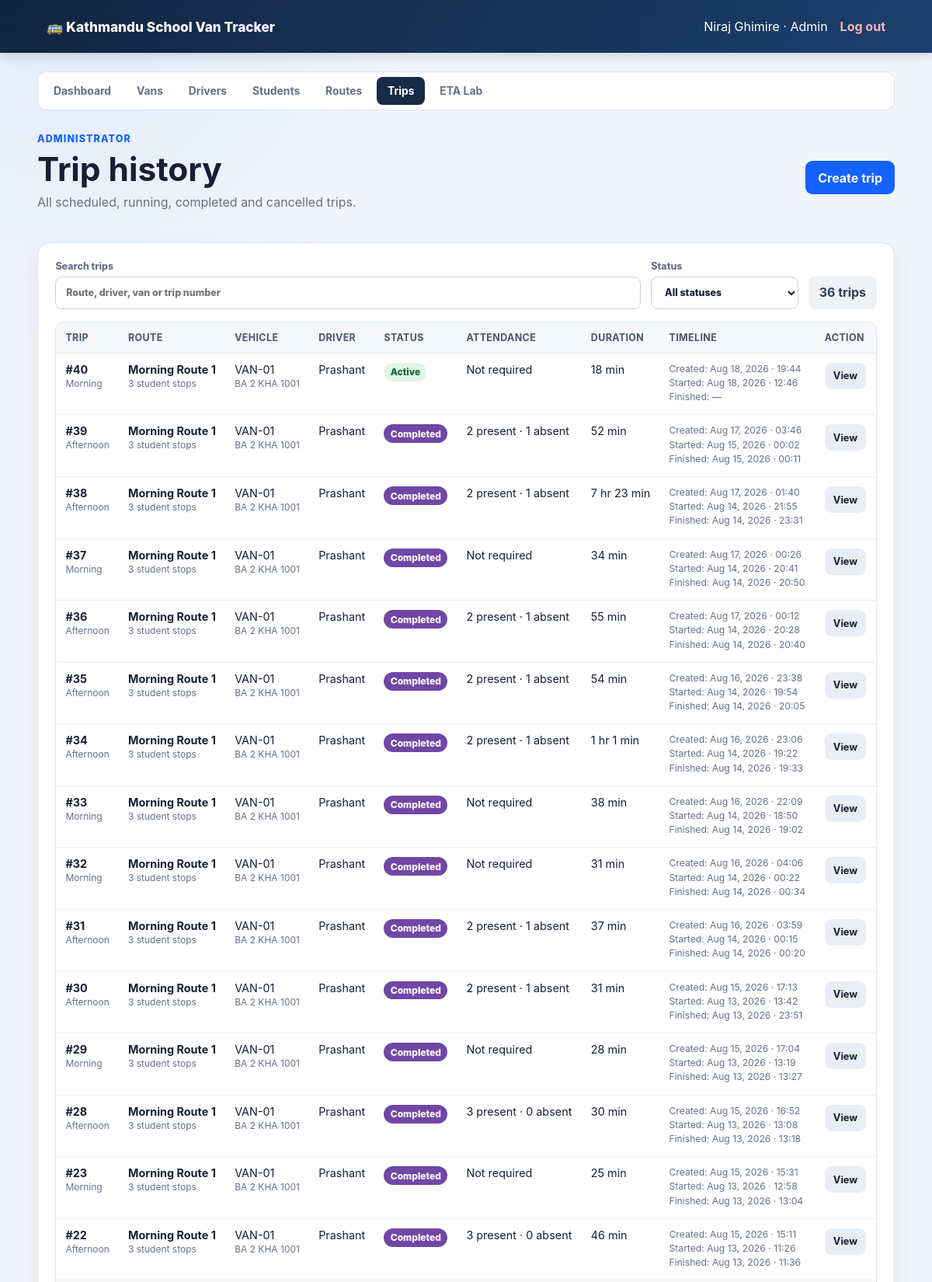
Screenshot of /admin/trip-history.php (signed in, upper part) with the database file from the repository.
### tables this page shows
CREATE TABLE `trips` (
  `id` bigint(20) unsigned NOT NULL AUTO_INCREMENT,
  `route_id` bigint(20) unsigned NOT NULL,
  `van_id` bigint(20) unsigned NOT NULL,
  `driver_id` bigint(20) unsigned NOT NULL,
  `trip_type` enum('morning','afternoon') NOT NULL,
  `status` enum('scheduled','active','paused','emergency','completed','cancelled') NOT NULL DEFAULT 'scheduled',
  `started_at` datetime DEFAULT NULL,
  `completed_at` datetime DEFAULT NULL,
  `simulated_elapsed_sec` int(10) unsigned NOT NULL DEFAULT 0,
  `current_lat` decimal(10,8) DEFAULT NULL,
  `current_lng` decimal(11,8) DEFAULT NULL,
  `physical_speed_kmh` decimal(6,2) NOT NULL DEFAULT 0.00,
  `playback_multiplier` decimal(5,2) NOT NULL DEFAULT 1.00,
  `total_distance_m` decimal(12,2) NOT NULL DEFAULT 0.00,
  `distance_travelled_m` decimal(12,2) NOT NULL DEFAULT 0.00,
  `reached_stop_count` smallint(5) unsigned NOT NULL DEFAULT 0,
  `heading_deg` decimal(6,2) NOT NULL DEFAULT 0.00,
  `scenario_traffic_level` enum('low','medium','high') NOT NULL DEFAULT 'medium',
  `scenario_weather` enum('clear','rain','heavy_rain','fog') NOT NULL DEFAULT 'clear',
  `scenario_school_period` enum('regular','exam','half_day') NOT NULL DEFAULT 'regular',
  `scenario_hour_of_day` tinyint(3) unsigned NOT NULL DEFAULT 8,
  `scenario_day_of_week` tinyint(3) unsigned NOT NULL DEFAULT 0,
  `route_road_type` varchar(50) NOT NULL DEFAULT 'unclassified',
  `baseline_duration_sec` decimal(10,2) DEFAULT NULL,
  `predicted_eta_sec` decimal(10,2) DEFAULT NULL,
  `predicted_eta_lower_sec` decimal(10,2) DEFAULT NULL,
  `predicted_eta_upper_sec` decimal(10,2) DEFAULT NULL,
  `eta_model_version` varchar(80) DEFAULT NULL,
  `random_seed` int(10) unsigned DEFAULT NULL,
  `created_at` timestamp NOT NULL DEFAULT current_timestamp(),
  PRIMARY KEY (`id`),
  KEY `idx_trips_status` (`status`),
  KEY `idx_trips_van` (`van_id`),
  KEY `fk_trips_route` (`route_id`),
  KEY `fk_trips_driver` (`driver_id`),
  CONSTRAINT `fk_trips_driver` FOREIGN KEY (`driver_id`) REFERENCES `drivers` (`id`),
  CONSTRAINT `fk_trips_route` FOREIGN KEY (`route_id`) REFERENCES `routes` (`id`),
  CONSTRAINT `fk_trips_van` FOREIGN KEY (`van_id`) REFERENCES `vans` (`id`)
);

CREATE TABLE `routes` (
  `id` bigint(20) unsigned NOT NULL AUTO_INCREMENT,
  `name` varchar(120) NOT NULL,
  `start_name` varchar(160) NOT NULL,
  `start_lat` decimal(10,8) NOT NULL,
  `start_lng` decimal(11,8) NOT NULL,
  `school_name` varchar(160) NOT NULL,
  `school_lat` decimal(10,8) NOT NULL,
  `school_lng` decimal(11,8) NOT NULL,
  `algorithm` enum('astar','contraction_hierarchy') NOT NULL DEFAULT 'astar',
  `active` tinyint(1) NOT NULL DEFAULT 1,
  `created_at` timestamp NOT NULL DEFAULT current_timestamp(),
  PRIMARY KEY (`id`)
);

CREATE TABLE `vans` (
  `id` bigint(20) unsigned NOT NULL AUTO_INCREMENT,
  `van_number` varchar(50) NOT NULL,
  `plate_number` varchar(50) NOT NULL,
  `capacity` smallint(5) unsigned NOT NULL DEFAULT 15,
  `speed_limit_kmh` decimal(5,2) NOT NULL DEFAULT 40.00,
  `active` tinyint(1) NOT NULL DEFAULT 1,
  `created_at` timestamp NOT NULL DEFAULT current_timestamp(),
  PRIMARY KEY (`id`),
  UNIQUE KEY `van_number` (`van_number`),
  UNIQUE KEY `plate_number` (`plate_number`)
);

### web/config/database.php (called while the page is built, shortened)
<?php
function database(): PDO
{
    $host = getenv('VAN_TRACKER_DB_HOST') ?: '127.0.0.1';
    $port = getenv('VAN_TRACKER_DB_PORT') ?: '3306';
    $name = getenv('VAN_TRACKER_DB_NAME') ?: 'van_tracker_v2';
    $user = getenv('VAN_TRACKER_DB_USER') ?: 'root';
    $pass = getenv('VAN_TRACKER_DB_PASSWORD') ?: '';
    $dsn = "mysql:host={$host};port={$port};dbname={$name};charset=utf8mb4";
    $pdo = new PDO($dsn, $user, $pass, [
        PDO::ATTR_ERRMODE => PDO::ERRMODE_EXCEPTION,
        PDO::ATTR_DEFAULT_FETCH_MODE => PDO::FETCH_ASSOC,
        PDO::ATTR_EMULATE_PREPARES => false,
    ]);
    return $pdo;
}

### web/includes/auth.php (called while the page is built, shortened)
<?php
function escape(string $value): string
{
    return htmlspecialchars($value, ENT_QUOTES | ENT_SUBSTITUTE, 'UTF-8');
}

### web/admin/trip-history.php (the view, shortened to what this page needs)
<?php
require_once dirname(__DIR__) . '/config/database.php';
require_once dirname(__DIR__) . '/includes/auth.php';
require_once dirname(__DIR__) . '/includes/layout.php';
$trips = database()->query(
    'SELECT t.id, t.trip_type, t.status, t.created_at,
            t.started_at, t.completed_at, t.simulated_elapsed_sec,
            t.predicted_eta_sec, r.name AS route_name,
            v.van_number, v.plate_number, u.name AS driver_name,
            SUM(ts.student_id IS NOT NULL) AS student_count,
            SUM(ts.student_id IS NOT NULL AND ts.attendance_status = \'present\') AS present_count,
            SUM(ts.student_id IS NOT NULL AND ts.attendance_status = \'absent\') AS absent_count,
            SUM(ts.student_id IS NOT NULL AND ts.attendance_status = \'unmarked\') AS unmarked_count
     FROM trips t
     JOIN routes r ON r.id = t.route_id
     JOIN vans v ON v.id = t.van_id
     JOIN drivers d ON d.id = t.driver_id
     JOIN users u ON u.id = d.user_id
     LEFT JOIN trip_stops ts ON ts.trip_id = t.id
     GROUP BY t.id
     ORDER BY t.id DESC'
)->fetchAll();
function format_trip_duration(int $seconds): string
{
    $hours = intdiv($seconds, 3600);
    $minutes = intdiv($seconds % 3600, 60);
    return $hours > 0
        ? sprintf('%d hr %d min', $hours, $minutes)
        : sprintf('%d min', max(1, $minutes));
}
function format_trip_timestamp(?string $value): string
{
    return $value ? date('M d, Y · H:i', strtotime($value)) : '—';
}
?>
<div class="page-heading">
    <div>
        <span class="eyebrow">Administrator</span>
        <h1>Trip history</h1>
        <p>All scheduled, running, completed and cancelled trips.</p>
    </div>
    <a class="primary-button" href="<?= APP_BASE_URL ?>/admin/manage-trips.php">Create trip</a>
</div>
<section class="panel">
    <?php if (!$trips): ?>
        <p class="muted">No trip records are available.</p>
    <?php else: ?>
        <div class="history-toolbar">
            <label>
                <span>Search trips</span>
                <input id="trip-history-search" type="search"
                       placeholder="Route, driver, van or trip number">
            </label>
            <label>
                <span>Status</span>
                <select id="trip-history-status">
                    <option value="">All statuses</option>
                </select>
            </label>
            <strong id="trip-history-count"><?= count($trips) ?> trips</strong>
        </div>
        <div class="data-table-wrap history-table-wrap"><table class="data-table history-table">
            <thead><tr>
                <th>Trip</th><th>Route</th><th>Vehicle</th><th>Driver</th>
                <th>Status</th><th>Attendance</th><th>Duration</th>
                <th>Timeline</th><th>Action</th>
            </tr></thead>
            <tbody><?php foreach ($trips as $trip): ?>
                <tr data-trip-history-row
                    data-status="<?= escape($trip['status']) ?>"
                    data-search="<?= escape(strtolower(implode(' ', [
                        '#' . $trip['id'], $trip['trip_type'], $trip['route_name'],
                        $trip['driver_name'], $trip['van_number'], $trip['plate_number'],
                    ]))) ?>">
                    <td><strong>#<?= (int) $trip['id'] ?></strong><br><small><?= escape(ucfirst($trip['trip_type'])) ?></small></td>
                    <td><strong><?= escape($trip['route_name']) ?></strong><br><small><?= (int) $trip['student_count'] ?> student stops</small></td>
                    <td><?= escape($trip['van_number']) ?><br><small><?= escape($trip['plate_number']) ?></small></td>
                    <td><?= escape($trip['driver_name']) ?></td>
                    <td><span class="status-badge status-<?= escape($trip['status']) ?>"><?= escape(ucfirst($trip['status'])) ?></span></td>
                    <td>
                        <?php if ($trip['trip_type'] === 'morning'): ?>
                            Not required
                        <?php else: ?>
                            <?= (int) $trip['present_count'] ?> present ·
                            <?= (int) $trip['absent_count'] ?> absent
                        <?php endif; ?>
                    </td>
                    <td><?= escape(format_trip_duration((int) $trip['simulated_elapsed_sec'])) ?></td>
                    <td class="history-timeline">
                        <span>Created: <?= escape(format_trip_timestamp($trip['created_at'])) ?></span>
                        <span>Started: <?= escape(format_trip_timestamp($trip['started_at'])) ?></span>
                        <span>Finished: <?= escape(format_trip_timestamp($trip['completed_at'])) ?></span>
                    </td>
                    <td><a class="primary-button small-button secondary-button"
                           href="<?= APP_BASE_URL ?>/trip-control.php?trip_id=<?= (int) $trip['id'] ?>">View</a></td>
                </tr>
            <?php endforeach; ?></tbody>
        </table></div>
    <?php endif; ?>
</section>

### web/assets/css/app.css (style rules this page uses)
:root { --ink: #172033; --muted: #667085; --navy: #172a46; --blue: #1463ff; --orange: #f59e0b; --surface: #ffffff; --background: #f2f5fa; --border: #dce3ee; --danger: #c62828; --cyan: #0ea5a8; --success: #14804a; --soft-blue: #edf4ff; }
* { box-sizing: border-box; }
body { margin: 0; color: var(--ink); background: radial-gradient(circle at 8% 0%, rgb(20 99 255 / 7%), transparent 28rem), var(--background); font-family: Inter, ui-sans-serif, system-ui, -apple-system, BlinkMacSystemFont, "Segoe UI", sans-serif; }
a { color: inherit; }
.user-area, .user-area form, .button-row, .page-heading { display: flex; align-items: center; gap: 1rem; }
.page-heading { justify-content: space-between; margin-bottom: 1.6rem; }
h1, h2, p { margin-top: 0; }
h1 { margin-bottom: .45rem; font-size: clamp(1.8rem, 4vw, 2.65rem); }
.eyebrow { display: block; margin-bottom: .4rem; color: var(--blue); font-size: .78rem; font-weight: 800; letter-spacing: .09em; text-transform: uppercase; }
.page-heading p, .muted, .auth-card p, .metric-card small { color: var(--muted); }
.metric-card, .panel, .auth-card { padding: 1.4rem; border: 1px solid var(--border); border-radius: 16px; background: var(--surface); box-shadow: 0 12px 32px rgb(37 50 75 / 7%); }
.panel { margin-bottom: 1rem; }
.primary-button, button { display: inline-flex; min-height: 42px; padding: .7rem 1rem; align-items: center; justify-content: center; border: 0; border-radius: 9px; color: white; background: var(--blue); font: inherit; font-weight: 750; text-decoration: none; cursor: pointer; }
label { display: grid; gap: .45rem; font-size: .9rem; font-weight: 700; }
input, select { width: 100%; min-height: 44px; padding: .7rem .8rem; border: 1px solid #c9d2e1; border-radius: 9px; background: white; color: var(--ink); font: inherit; }
.data-table-wrap { overflow-x: auto; }
.data-table { width: 100%; border-collapse: collapse; font-size: .9rem; }
.data-table th, .data-table td { padding: .75rem; border-bottom: 1px solid #e8edf4; text-align: left; vertical-align: top; }
.data-table th { color: #48566c; background: #f6f8fb; font-size: .78rem; letter-spacing: .03em; text-transform: uppercase; }
.history-toolbar { display: grid; grid-template-columns: minmax(240px, 1fr) 190px auto; gap: .8rem; align-items: end; margin-bottom: 1rem; }
.history-toolbar label { display: grid; gap: .35rem; color: var(--muted); font-size: .78rem; font-weight: 800; }
.history-toolbar input, .history-toolbar select { min-height: 42px; }
.history-toolbar strong { padding: .72rem .85rem; border-radius: 9px; color: #314159; background: #eef2f7; text-align: center; white-space: nowrap; }
.history-table-wrap { border: 1px solid var(--border); border-radius: 11px; }
.history-table { min-width: 1040px; }
.history-table small { color: var(--muted); }
.history-timeline { min-width: 185px; }
.history-timeline span { display: block; margin-bottom: .2rem; color: var(--muted); font-size: .76rem; white-space: nowrap; }
.small-button { min-height: 34px; padding: .45rem .7rem; font-size: .8rem; }
.secondary-button { color: var(--ink); background: #e9edf4; }
.status-badge { display: inline-flex; padding: .28rem .52rem; border-radius: 999px; color: #116237; background: #e1f6e9; font-size: .75rem; font-weight: 800; }
.status-active { color: #116237; background: #dff6e8; }
.status-completed { color: white; background: #7047a5; }

### rows the page displays
trips: id "40", trip_type "Morning", route.name "Morning Route 1", student_count "3", van.van_number "VAN-01", van.plate_number "BA 2 KHA 1001", driver_name "Prashant", status "Active", shows "Not required", simulated_elapsed_sec "18 min", created_at "Aug 18, 2026 · 19:44", started_at "Aug 18, 2026 · 12:46", completed_at "—"
trips: id "39", trip_type "Afternoon", route.name "Morning Route 1", student_count "3", van.van_number "VAN-01", van.plate_number "BA 2 KHA 1001", driver_name "Prashant", status "Completed", present_count "2", absent_count "1", simulated_elapsed_sec "52 min", created_at "Aug 17, 2026 · 03:46", started_at "Aug 15, 2026 · 00:02", completed_at "Aug 15, 2026 · 00:11"
trips: id "38", trip_type "Afternoon", route.name "Morning Route 1", student_count "3", van.van_number "VAN-01", van.plate_number "BA 2 KHA 1001", driver_name "Prashant", status "Completed", present_count "2", absent_count "1", simulated_elapsed_sec "7 hr 23 min", created_at "Aug 17, 2026 · 01:40", started_at "Aug 14, 2026 · 21:55", completed_at "Aug 14, 2026 · 23:31"
trips: id "37", trip_type "Morning", route.name "Morning Route 1", student_count "3", van.van_number "VAN-01", van.plate_number "BA 2 KHA 1001", driver_name "Prashant", status "Completed", shows "Not required", simulated_elapsed_sec "34 min", created_at "Aug 17, 2026 · 00:26", started_at "Aug 14, 2026 · 20:41", completed_at "Aug 14, 2026 · 20:50"
trips: id "36", trip_type "Afternoon", route.name "Morning Route 1", student_count "3", van.van_number "VAN-01", van.plate_number "BA 2 KHA 1001", driver_name "Prashant", status "Completed", present_count "2", absent_count "1", simulated_elapsed_sec "55 min", created_at "Aug 17, 2026 · 00:12", started_at "Aug 14, 2026 · 20:28", completed_at "Aug 14, 2026 · 20:40"
trips: id "35", trip_type "Afternoon", route.name "Morning Route 1", student_count "3", van.van_number "VAN-01", van.plate_number "BA 2 KHA 1001", driver_name "Prashant", status "Completed", present_count "2", absent_count "1", simulated_elapsed_sec "54 min", created_at "Aug 16, 2026 · 23:38", started_at "Aug 14, 2026 · 19:54", completed_at "Aug 14, 2026 · 20:05"
trips: id "34", trip_type "Afternoon", route.name "Morning Route 1", student_count "3", van.van_number "VAN-01", van.plate_number "BA 2 KHA 1001", driver_name "Prashant", status "Completed", present_count "2", absent_count "1", simulated_elapsed_sec "1 hr 1 min", created_at "Aug 16, 2026 · 23:06", started_at "Aug 14, 2026 · 19:22", completed_at "Aug 14, 2026 · 19:33"
trips: id "33", trip_type "Morning", route.name "Morning Route 1", student_count "3", van.van_number "VAN-01", van.plate_number "BA 2 KHA 1001", driver_name "Prashant", status "Completed", shows "Not required", simulated_elapsed_sec "38 min", created_at "Aug 16, 2026 · 22:09", started_at "Aug 14, 2026 · 18:50", completed_at "Aug 14, 2026 · 19:02"
trips: id "32", trip_type "Morning", route.name "Morning Route 1", student_count "3", van.van_number "VAN-01", van.plate_number "BA 2 KHA 1001", driver_name "Prashant", status "Completed", shows "Not required", simulated_elapsed_sec "31 min", created_at "Aug 16, 2026 · 04:06", started_at "Aug 14, 2026 · 00:22", completed_at "Aug 14, 2026 · 00:34"
trips: id "31", trip_type "Afternoon", route.name "Morning Route 1", student_count "3", van.van_number "VAN-01", van.plate_number "BA 2 KHA 1001", driver_name "Prashant", status "Completed", present_count "2", absent_count "1", simulated_elapsed_sec "37 min", created_at "Aug 16, 2026 · 03:59", started_at "Aug 14, 2026 · 00:15", completed_at "Aug 14, 2026 · 00:20"
trips: id "30", trip_type "Afternoon", route.name "Morning Route 1", student_count "3", van.van_number "VAN-01", van.plate_number "BA 2 KHA 1001", driver_name "Prashant", status "Completed", present_count "2", absent_count "1", simulated_elapsed_sec "31 min", created_at "Aug 15, 2026 · 17:13", started_at "Aug 13, 2026 · 13:42", completed_at "Aug 13, 2026 · 23:51"
trips: id "29", trip_type "Morning", route.name "Morning Route 1", student_count "3", van.van_number "VAN-01", van.plate_number "BA 2 KHA 1001", driver_name "Prashant", status "Completed", shows "Not required", simulated_elapsed_sec "28 min", created_at "Aug 15, 2026 · 17:04", started_at "Aug 13, 2026 · 13:19", completed_at "Aug 13, 2026 · 13:27"
trips: id "28", trip_type "Afternoon", route.name "Morning Route 1", student_count "3", van.van_number "VAN-01", van.plate_number "BA 2 KHA 1001", driver_name "Prashant", status "Completed", present_count "3", absent_count "0", simulated_elapsed_sec "30 min", created_at "Aug 15, 2026 · 16:52", started_at "Aug 13, 2026 · 13:08", completed_at "Aug 13, 2026 · 13:18"
trips: id "23", trip_type "Morning", route.name "Morning Route 1", student_count "3", van.van_number "VAN-01", van.plate_number "BA 2 KHA 1001", driver_name "Prashant", status "Completed", shows "Not required", simulated_elapsed_sec "25 min", created_at "Aug 15, 2026 · 15:31", started_at "Aug 13, 2026 · 12:58", completed_at "Aug 13, 2026 · 13:04"
trips: id "22", trip_type "Afternoon", route.name "Morning Route 1", student_count "3", van.van_number "VAN-01", van.plate_number "BA 2 KHA 1001", driver_name "Prashant", status "Completed", present_count "3", absent_count "0", simulated_elapsed_sec "46 min", created_at "Aug 15, 2026 · 15:11", started_at "Aug 13, 2026 · 11:26", completed_at "Aug 13, 2026 · 11:36"

### other values shown
APP_NAME "Kathmandu School Van Tracker"
$userName "Niraj Ghimire"
$role "Admin"
$label "Dashboard"
$label "Vans"
$label "Drivers"
$label "Students"
$label "Routes"
$label "Trips"
$label "ETA Lab"
count($trips) "36"
